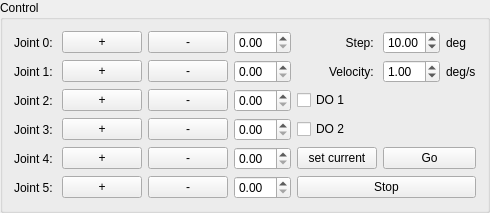
       <widget class="QGroupBox" name="groupBox_2">
        <property name="title">
         <string>Control</string>
        </property>
        <layout class="QGridLayout" name="gridLayout_4">
         <item row="0" column="0">
          <layout class="QGridLayout" name="gridLayout_3">
           <item row="1" column="5">
            <widget class="QDoubleSpinBox" name="step">
             <property name="value">
              <double>10.000000000000000</double>
             </property>
            </widget>
           </item>
           <item row="3" column="0">
            <widget class="QLabel" name="label_3">
             <property name="text">
              <string>Joint 2: </string>
             </property>
             <property name="alignment">
              <set>Qt::AlignRight|Qt::AlignTrailing|Qt::AlignVCenter</set>
             </property>
            </widget>
           </item>
           <item row="4" column="2">
            <widget class="QPushButton" name="subBtJ3">
             <property name="text">
              <string>-</string>
             </property>
            </widget>
           </item>
           <item row="2" column="3">
            <widget class="QDoubleSpinBox" name="doubleSpinBox_2"/>
           </item>
           <item row="1" column="2">
            <widget class="QPushButton" name="subBtJ0">
             <property name="text">
              <string>-</string>
             </property>
            </widget>
           </item>
           <item row="6" column="3">
            <widget class="QDoubleSpinBox" name="doubleSpinBox_6"/>
           </item>
           <item row="1" column="4">
            <widget class="QLabel" name="label_7">
             <property name="text">
              <string>Step: </string>
             </property>
             <property name="alignment">
              <set>Qt::AlignRight|Qt::AlignTrailing|Qt::AlignVCenter</set>
             </property>
            </widget>
           </item>
           <item row="3" column="1">
            <widget class="QPushButton" name="addBtJ2">
             <property name="text">
              <string>+</string>
             </property>
            </widget>
           </item>
           <item row="5" column="0">
            <widget class="QLabel" name="label_5">
             <property name="text">
              <string>Joint 4: </string>
             </property>
             <property name="alignment">
              <set>Qt::AlignRight|Qt::AlignTrailing|Qt::AlignVCenter</set>
             </property>
            </widget>
           </item>
           <item row="1" column="3">
            <widget class="QDoubleSpinBox" name="doubleSpinBox"/>
           </item>
           <item row="5" column="1">
            <widget class="QPushButton" name="addBtJ4">
             <property name="text">
              <string>+</string>
             </property>
            </widget>
           </item>
           <item row="4" column="0">
            <widget class="QLabel" name="label_4">
             <property name="text">
              <string>Joint 3: </string>
             </property>
             <property name="alignment">
              <set>Qt::AlignRight|Qt::AlignTrailing|Qt::AlignVCenter</set>
             </property>
            </widget>
           </item>
           <item row="6" column="2">
            <widget class="QPushButton" name="subBtJ5">
             <property name="text">
              <string>-</string>
             </property>
            </widget>
           </item>
           <item row="4" column="1">
            <widget class="QPushButton" name="addBtJ3">
             <property name="text">
              <string>+</string>
             </property>
            </widget>
           </item>
           <item row="2" column="2">
            <widget class="QPushButton" name="subBtJ1">
             <property name="text">
              <string>-</string>
             </property>
            </widget>
           </item>
           <item row="5" column="4">
            <widget class="QPushButton" name="pushButton_19">
             <property name="text">
              <string>set current</string>
             </property>
            </widget>
           </item>
           <item row="6" column="1">
            <widget class="QPushButton" name="addBtJ5">
             <property name="text">
              <string>+</string>
             </property>
            </widget>
           </item>
           <item row="2" column="1">
            <widget class="QPushButton" name="addBtJ1">
             <property name="text">
              <string>+</string>
             </property>
            </widget>
           </item>
           <item row="3" column="3">
            <widget class="QDoubleSpinBox" name="doubleSpinBox_3"/>
           </item>
           <item row="1" column="1">
            <widget class="QPushButton" name="addBtJ0">
             <property name="text">
              <string>+</string>
             </property>
            </widget>
           </item>
           <item row="1" column="0">
            <widget class="QLabel" name="label">
             <property name="text">
              <string>Joint 0: </string>
             </property>
             <property name="alignment">
              <set>Qt::AlignRight|Qt::AlignTrailing|Qt::AlignVCenter</set>
             </property>
            </widget>
           </item>
           <item row="1" column="6">
            <widget class="QLabel" name="label_10">
             <property name="text">
              <string>deg</string>
             </property>
            </widget>
           </item>
           <item row="5" column="3">
            <widget class="QDoubleSpinBox" name="doubleSpinBox_5"/>
           </item>
           <item row="2" column="0">
            <widget class="QLabel" name="label_2">
             <property name="text">
              <string>Joint 1: </string>
             </property>
             <property name="alignment">
              <set>Qt::AlignRight|Qt::AlignTrailing|Qt::AlignVCenter</set>
             </property>
            </widget>
           </item>
           <item row="5" column="2">
            <widget class="QPushButton" name="subBtJ4">
             <property name="text">
              <string>-</string>
             </property>
            </widget>
           </item>
           <item row="5" column="5" colspan="2">
            <widget class="QPushButton" name="pushButton_17">
             <property name="text">
              <string>Go</string>
             </property>
            </widget>
           </item>
           <item row="3" column="2">
            <widget class="QPushButton" name="subBtJ2">
             <property name="text">
              <string>-</string>
             </property>
            </widget>
           </item>
           <item row="6" column="4" colspan="3">
            <widget class="QPushButton" name="pushButton_18">
             <property name="text">
              <string>Stop</string>
             </property>
            </widget>
           </item>
           <item row="2" column="6">
            <widget class="QLabel" name="label_9">
             <property name="text">
              <string>deg/s</string>
             </property>
            </widget>
           </item>
           <item row="2" column="4">
            <widget class="QLabel" name="label_8">
             <property name="text">
              <string>Velocity: </string>
             </property>
             <property name="alignment">
              <set>Qt::AlignRight|Qt::AlignTrailing|Qt::AlignVCenter</set>
             </property>
            </widget>
           </item>
           <item row="4" column="4" colspan="3">
            <widget class="QCheckBox" name="checkBox_2">
             <property name="text">
              <string>DO 2</string>
             </property>
            </widget>
           </item>
           <item row="2" column="5">
            <widget class="QDoubleSpinBox" name="velocity">
             <property name="value">
              <double>1.000000000000000</double>
             </property>
            </widget>
           </item>
           <item row="6" column="0">
            <widget class="QLabel" name="label_6">
             <property name="text">
              <string>Joint 5: </string>
             </property>
             <property name="alignment">
              <set>Qt::AlignRight|Qt::AlignTrailing|Qt::AlignVCenter</set>
             </property>
            </widget>
           </item>
           <item row="3" column="4" colspan="3">
            <widget class="QCheckBox" name="checkBox">
             <property name="text">
              <string>DO 1</string>
             </property>
             <property name="iconSize">
              <size>
               <width>16</width>
               <height>16</height>
              </size>
             </property>
             <property name="autoRepeat">
              <bool>false</bool>
             </property>
             <property name="tristate">
              <bool>false</bool>
             </property>
            </widget>
           </item>
           <item row="4" column="3">
            <widget class="QDoubleSpinBox" name="doubleSpinBox_4"/>
           </item>
          </layout>
         </item>
        </layout>
       </widget>
